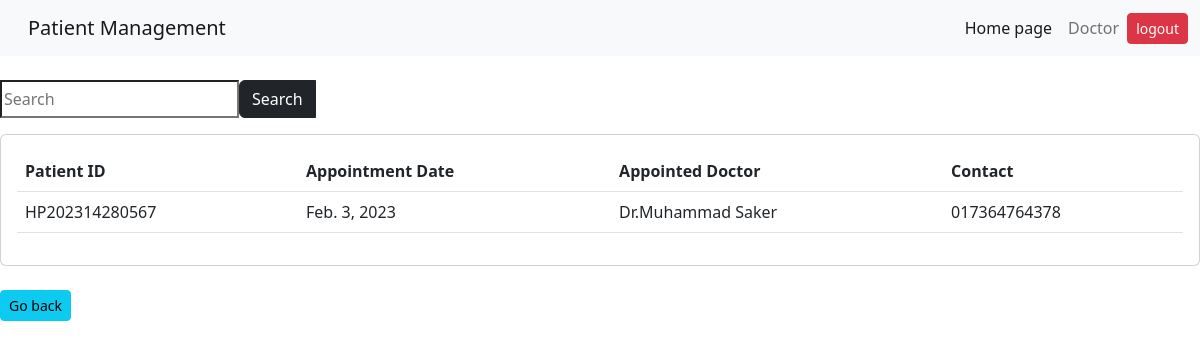
The app's page /dOnline_appointment with its own data.
### home/models.py (models this page shows, shortened)
class Appointment(models.Model):
    patient_id = models.CharField(max_length=122)
    transaction_phone = models.CharField(max_length=122)
    transaction_id = models.CharField(max_length=122)
    ap_date = models.DateField()
    ap_doctor = models.CharField(max_length=122)
    Phone = models.CharField(max_length=122)
    email = models.CharField(max_length=122)

### home/views.py (the view)
# urls.py: path("dOnline_appointment", views.dOnline_appointment, name=" dOnline_appointment"),
def dOnline_appointment(request):
	new2 = Appointment.objects.all()
	if 'q' in request.GET:
		q= request.GET['q']
		new2= Appointment.objects.filter(Q(ap_doctor__icontains=q)|Q(ap_date__icontains=q)|Q(Phone__icontains=q))
	context={'new2' : new2}
	return render (request, 'dOnline_appointment.html',context)

### templates/dOnline_appointment.html (shortened to what this page needs)
{% extends 'dbase.html' %}
{% block body %}
<form class = "my-4" action="/dhousePatient">
    <div class = "input-group mb-3">
        <input type="text" name="q" calss= "form-control form-control-1g" placeholder="Search"/>
        <button class ="btn btn-dark btn-1g" type="submit" id="button-addon2">Search</button>
    </div>
    {% block content %}
            <div class="card card-body">
                <table class="table">
                    <tr>
                        <th>Patient ID</th>
                        <th>Appointment Date</th>
                        <th>Appointed Doctor</th>
                        <th>Contact</th>
                    </tr>
                     {% for vai in  new2 %}
                   <tr>
                        <td>{{vai.patient_id}}</td>
                        <td>{{vai.ap_date}}</td>
                        <td>{{vai.ap_doctor}}</td>
                        <td>{{vai.Phone}}</td>
                    </tr>
                    {% endfor %}
                </table>
            </div>
{% endblock content%}
<br><a class ="btn btn-sm btn-info" href="/doctor">Go back</a><br><nr>
</body>
</html>
{% endblock body %}

### records on screen
Appointment: patient_id "HP202314280567", ap_date "Feb. 3, 2023", ap_doctor "Dr.Muhammad Saker", Phone "017364764378"
